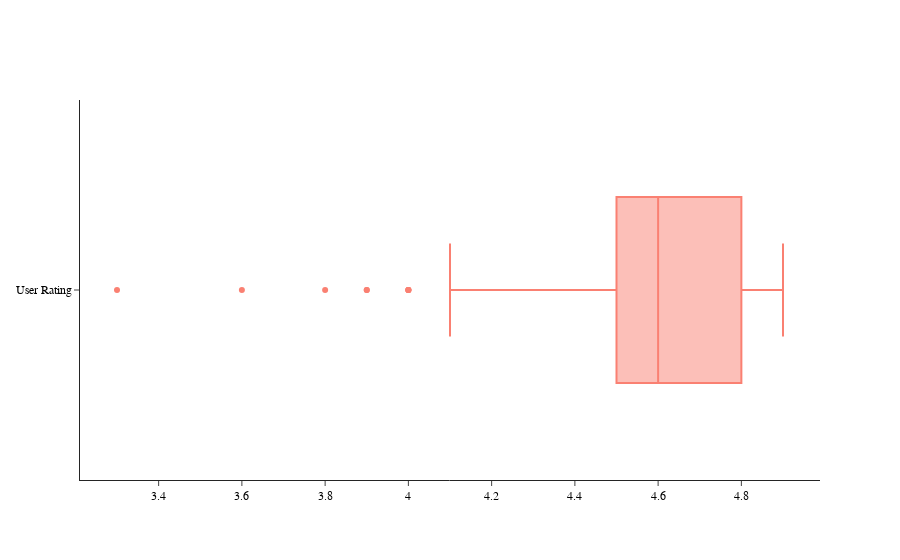
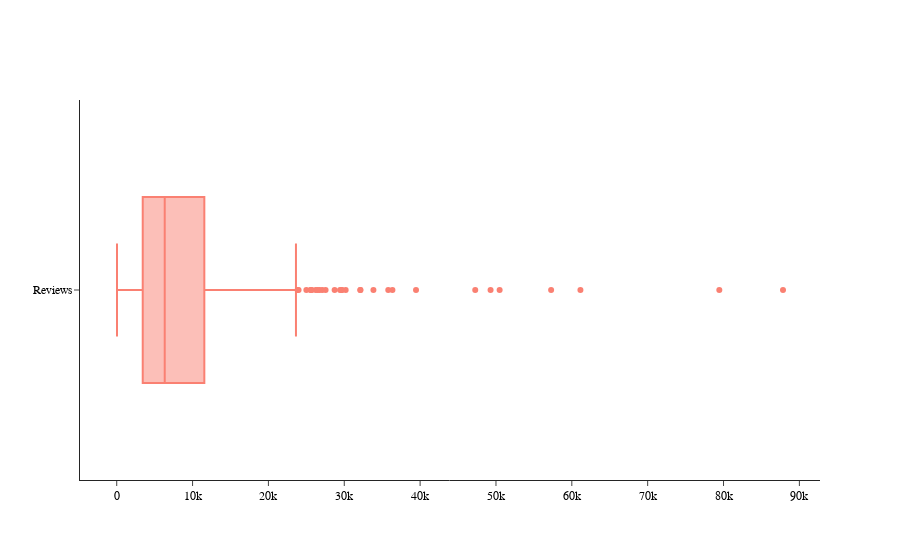
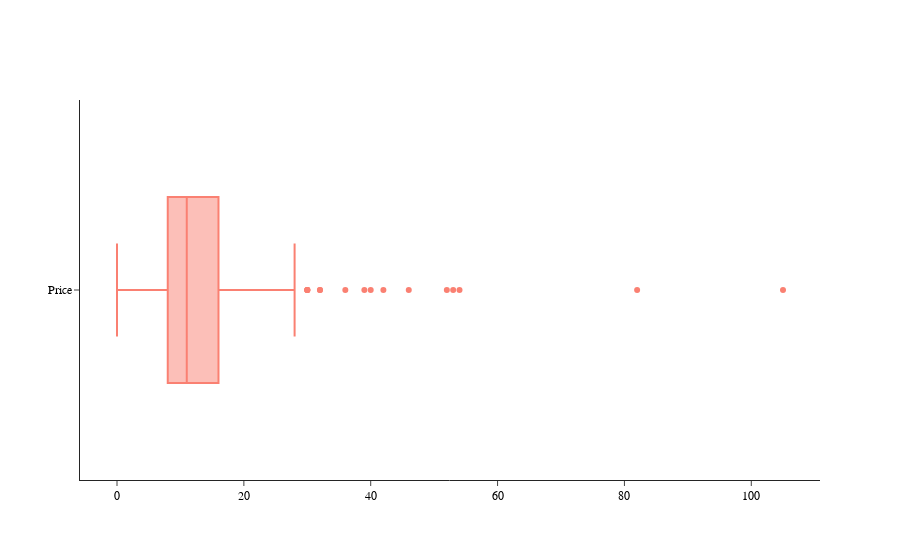

The cell these charts' notebook holds for them, in order:
### Markdown cell above
## 6. Análise Exploratória - Dados Numéricos

Nesta seção, vamos analisar os dados numéricos buscando entender suas relações com os gêneros de ficção e não-ficção.

1. Vamos redenrizar um gráfico de caixa para cada variável numérica.
2. Faremos uma lista com os dados numéricos para analisar sua relação com os gêneros.
3. Reperiremos as análises para os gráficos de dispersão e histograma. 
4. Finalizamos esta parte da análise com o gráfico ecdf (Empirical Cumulative Distribution Function ), onde o eixo-x consite no valor da variável em ordem crescente, e o eixo-y é o percentil.

### Code cell
# Gráfico de caixa com relação as avaliações:
fig_4 = make_subplots(rows=1, cols=1, specs=[[{'type': 'xy'}]])

fig_4.add_trace(go.Box(x=amazon['User Rating'], 
                       name='User Rating'))

fig_4.update_traces(marker_color='Salmon')

fig_4.update_layout(showlegend=False, 
                    template='simple_white', 
                    font=dict(family='Arial', 
                              size=12, 
                              color='black'))

fig_4.show()

# Gráfico de caixa com relação as resenhas: 
fig_5 = make_subplots(rows=1, cols=1, specs=[[{'type': 'xy'}]])

fig_5.add_trace(go.Box(x=amazon['Reviews'], 
                       name='Reviews'))

fig_5.update_traces(marker_color='Salmon')

fig_5.update_layout(showlegend=False, 
                    template='simple_white', 
                    font=dict(family='Arial', 
                              size=12, 
                              color='black'))

fig_5.show()


# Gráfico de caixa com relação aos preços:
fig_6 = make_subplots(rows=1, cols=1, specs=[[{'type': 'xy'}]])

fig_6.add_trace(go.Box(x=amazon['Price'], 
                       name='Price'))

fig_6.update_traces(marker_color='Salmon')

fig_6.update_layout(showlegend=False, 
                    template='simple_white', 
                    font=dict(family='Arial', 
                              size=12, 
                              color='black'))

fig_6.show()

### Figure 1 — Plotly figure (JSON) as saved in the notebook; plotly's stock layout.template omitted (floating-point values rounded to 4 significant figures; data arrays with more than 128 entries replaced by an {"elided": "..."} marker saying what was removed)
{"data": [{"marker": {"color": "Salmon"}, "name": "User Rating", "type": "box", "x": {"elided": "350 float values"}}], "layout": {"font": {"color": "black", "family": "Arial", "size": 12}, "showlegend": false, "xaxis": {"anchor": "y", "domain": [0, 1]}, "yaxis": {"anchor": "x", "domain": [0, 1]}}}

### Figure 2 — Plotly figure (JSON) as saved in the notebook; plotly's stock layout.template omitted (floating-point values rounded to 4 significant figures; data arrays with more than 128 entries replaced by an {"elided": "..."} marker saying what was removed)
{"data": [{"marker": {"color": "Salmon"}, "name": "Reviews", "type": "box", "x": {"elided": "350 int values"}}], "layout": {"font": {"color": "black", "family": "Arial", "size": 12}, "showlegend": false, "xaxis": {"anchor": "y", "domain": [0, 1]}, "yaxis": {"anchor": "x", "domain": [0, 1]}}}

### Figure 3 — Plotly figure (JSON) as saved in the notebook; plotly's stock layout.template omitted (floating-point values rounded to 4 significant figures; data arrays with more than 128 entries replaced by an {"elided": "..."} marker saying what was removed)
{"data": [{"marker": {"color": "Salmon"}, "name": "Price", "type": "box", "x": {"elided": "350 int values"}}], "layout": {"font": {"color": "black", "family": "Arial", "size": 12}, "showlegend": false, "xaxis": {"anchor": "y", "domain": [0, 1]}, "yaxis": {"anchor": "x", "domain": [0, 1]}}}
